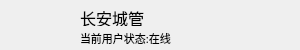
<?xml version="1.0" encoding="UTF-8"?>
<ui version="4.0">
 <class>QQCellLine</class>
 <widget class="QWidget" name="QQCellLine">
  <property name="geometry">
   <rect>
    <x>0</x>
    <y>0</y>
    <width>300</width>
    <height>50</height>
   </rect>
  </property>
  <property name="windowTitle">
   <string>Form</string>
  </property>
  <widget class="QLabel" name="label">
   <property name="geometry">
    <rect>
     <x>20</x>
     <y>0</y>
     <width>50</width>
     <height>50</height>
    </rect>
   </property>
   <property name="text">
    <string/>
   </property>
   <property name="pixmap">
    <pixmap resource="res.qrc">:/images/head.png</pixmap>
   </property>
  </widget>
  <widget class="QLabel" name="label_2">
   <property name="geometry">
    <rect>
     <x>80</x>
     <y>10</y>
     <width>91</width>
     <height>16</height>
    </rect>
   </property>
   <property name="font">
    <font>
     <family>方正粗宋简体</family>
     <pointsize>12</pointsize>
    </font>
   </property>
   <property name="text">
    <string>长安城管</string>
   </property>
  </widget>
  <widget class="QLabel" name="label_3">
   <property name="geometry">
    <rect>
     <x>80</x>
     <y>30</y>
     <width>151</width>
     <height>16</height>
    </rect>
   </property>
   <property name="font">
    <font>
     <family>方正黑体_GBK</family>
     <pointsize>8</pointsize>
    </font>
   </property>
   <property name="text">
    <string>当前用户状态:在线</string>
   </property>
  </widget>
 </widget>
 <resources>
  <include location="res.qrc"/>
 </resources>
 <connections/>
</ui>
